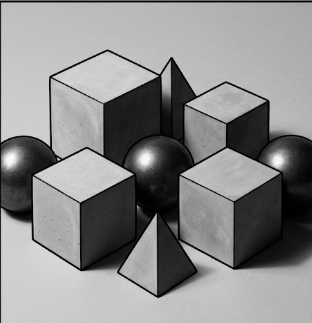
#> input picture boundaries.png, 312 x 323 px
$ python q4.py   (older library calls are emulated)
#> lines starting #> are read from the running program, lines starting #| are printed output that depends on the picture; after the words box and inside, x2 and y2 are one past the last pixel; in counts of white or black regions, pixels touching at a corner belong together
import cv2
import numpy as np
import matplotlib.pyplot as plt
import os


IMG_BOUNDARIES = "boundaries.png"   # e.g. a coin, a building, a simple object
IMG_DETAILS = "finedetails.png"     # e.g. foliage, fabric, hair, fine texture

def custom_convolve2d(image, kernel):
    kh, kw = kernel.shape
    pad_h, pad_w = kh // 2, kw // 2
    padded = np.pad(image.astype(np.float32), ((pad_h, pad_h), (pad_w, pad_w)), mode="edge")
    h, w = image.shape
    output = np.zeros((h, w), dtype=np.float32)
    # kernel is flipped for true convolution (vs. correlation)
    kflip = np.flip(kernel)
    for i in range(h):
        for j in range(w):
            region = padded[i:i + kh, j:j + kw]
            output[i, j] = np.sum(region * kflip)
    return output


def load_or_synthesize(path, seed, size=(256, 256), kind="shapes"):
#> called with path = 'boundaries.png', seed = 1, size = (256, 256), kind = 'shapes'
    img = cv2.imread(path, cv2.IMREAD_GRAYSCALE) if os.path.exists(path) else None
#> img: shape (323, 312); min 0, max 254, mean 138.8
    if img is None:
        print(f"[warn] '{path}' not found -> using synthetic placeholder ({kind}).")
        h, w = size
        rng = np.random.default_rng(seed)
        canvas = np.full((h, w), 40, dtype=np.float32)
        if kind == "shapes":
            cv2.rectangle(canvas, (40, 40), (150, 150), 200, -1)
            cv2.circle(canvas, (190, 190), 45, 255, -1)
        else:  # fine texture
            noise = rng.normal(0, 1, (h, w))
            xx, yy = np.meshgrid(np.arange(w), np.arange(h))
            canvas = 128 + 60 * np.sin(xx / 4.0) * np.cos(yy / 5.0) + noise * 10
        img = np.clip(canvas, 0, 255).astype(np.uint8)
    else:
        img = cv2.resize(img, size, interpolation=cv2.INTER_AREA)
#> img: shape (256, 256)
    return img


def normalize01(x):
    x = x.astype(np.float32)
    x -= x.min()
    if x.max() > 0:
        x /= x.max()
    return x


# ----------------------------------------------------------------------
# ZERO-CROSSING DETECTION FOR LoG (vectorized, no built-in edge-detector call)
# ----------------------------------------------------------------------
def zero_crossing(log_img, slope_threshold=4.0):
    h, w = log_img.shape
    padded = np.pad(log_img, 1, mode="edge")
    center = padded[1:-1, 1:-1]
    edges = np.zeros((h, w), dtype=bool)
    shifts = [(-1, 0), (1, 0), (0, -1), (0, 1), (-1, -1), (-1, 1), (1, -1), (1, 1)]
    for dy, dx in shifts:
        neighbor = padded[1 + dy:1 + dy + h, 1 + dx:1 + dx + w]
        sign_change = (center * neighbor) < 0
        strong_enough = np.abs(center - neighbor) > slope_threshold
        edges |= (sign_change & strong_enough)
    return (edges.astype(np.uint8)) * 255


# ----------------------------------------------------------------------
# SIMPLE QUANTITATIVE PROXIES FOR COMPARISON (task 6)
# ----------------------------------------------------------------------
def edge_stats(edge_map):
    """Return (edge_density_%, num_connected_components, mean_component_length)
    as rough proxies for detail-detection, continuity/fragmentation, and thickness."""
    binary = (edge_map > 0).astype(np.uint8)
    density = 100.0 * binary.sum() / binary.size
    num_labels, labels, stats, _ = cv2.connectedComponentsWithStats(binary, connectivity=8)
    num_components = num_labels - 1  # exclude background
    mean_len = stats[1:, cv2.CC_STAT_AREA].mean() if num_components > 0 else 0.0
    return density, num_components, mean_len


# ----------------------------------------------------------------------
# FULL PIPELINE FOR ONE IMAGE
# ----------------------------------------------------------------------
def process_image(path, label, kind, seed):
    print(f"\n{'='*70}\n{label}: '{path}'\n{'='*70}")
    img = load_or_synthesize(path, seed=seed, kind=kind)

    # ---- Task 1: first-order derivatives (Sobel, custom convolution) ----
    kernel_x = np.array([[-1, 0, 1], [-2, 0, 2], [-1, 0, 1]], dtype=np.float32)
    kernel_y = np.array([[-1, -2, -1], [0, 0, 0], [1, 2, 1]], dtype=np.float32)
    gx = custom_convolve2d(img, kernel_x)
    gy = custom_convolve2d(img, kernel_y)

    # ---- Task 2: gradient magnitude AND direction ----
    magnitude = np.sqrt(gx ** 2 + gy ** 2)
    direction = np.arctan2(gy, gx)  # radians, range [-pi, pi]

    # ---- Task 3: binary edge maps at three thresholds ----
    t_low, t_mid, t_high = 30, 70, 130
    thresh_low = (magnitude > t_low).astype(np.uint8) * 255
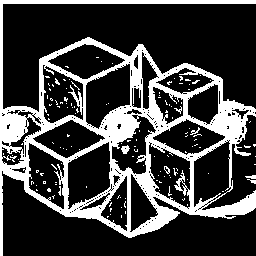
#> thresh_low: shape (256, 256); 24.8% white; 135 white regions (128 under 20 px), largest, box (x1, y1, x2, y2) and area: (0, 0, 256, 256) 15594, (121, 145, 130, 154) 52, (245, 175, 256, 179) 30
    thresh_mid = (magnitude > t_mid).astype(np.uint8) * 255
#> thresh_mid: shape (256, 256); 16.5% white; 24 white regions (22 under 20 px), largest, box (x1, y1, x2, y2) and area: (0, 0, 256, 256) 10746, (141, 89, 143, 103) 20
    thresh_high = (magnitude > t_high).astype(np.uint8) * 255
#> thresh_high: shape (256, 256); 12.3% white; 12 white regions (7 under 20 px), largest, box (x1, y1, x2, y2) and area: (0, 0, 256, 256) 7612, (109, 114, 129, 137) 283, (110, 142, 118, 172) 65, (130, 107, 150, 115) 26, (230, 145, 232, 168) 25
    for name, t, edge in [("low", t_low, thresh_low), ("mid", t_mid, thresh_mid),
                           ("high", t_high, thresh_high)]:
        density, ncomp, _ = edge_stats(edge)
        print(f"  Threshold {name:>4} (T={t:>3}): edge density={density:5.2f}%, "
              f"connected components={ncomp}")
#> this loop made 3 passes
#> (name, t, density, num_labels in edge_stats, num_components in edge_stats, mean_len in edge_stats, ncomp) on passes 1 to 3: ('low', 30, 24.85, 136, 135, 120.6, 135), ('mid', 70, 16.53, 25, 24, 451.5, 24), ('high', 130, 12.26, 13, 12, 669.3, 12)
#|   Threshold  low (T= 30): edge density=24.85%, connected components=135
#|   Threshold  mid (T= 70): edge density=16.53%, connected components=24
#|   Threshold high (T=130): edge density=12.26%, connected components=12
    print("  -> Discussion: a LOW threshold keeps weak gradients, so fine/true edges survive,")
    print("     but noise and texture also get flagged as spurious edges (high density,")
    print("     many fragmented components). A HIGH threshold suppresses noise but also")
    print("     erases genuinely faint boundaries, causing missing/broken edges (low density,")
    print("     fewer components, but real structure lost).")

    # ---- Task 4: second-order derivative (Laplacian, custom convolution) ----
    kernel_laplacian = np.array([[0, 1, 0], [1, -4, 1], [0, 1, 0]], dtype=np.float32)
    second_order = custom_convolve2d(img, kernel_laplacian)
    second_order_edges = (np.abs(second_order) > 30).astype(np.uint8) * 255
#> second_order_edges: shape (256, 256); 10.1% white; 65 white regions (63 under 20 px), largest, box (x1, y1, x2, y2) and area: (0, 0, 256, 256) 6462, (110, 158, 116, 188) 43

    d1, n1, _ = edge_stats(thresh_mid)
#> in edge_stats (call 4), `num_labels, labels, stats, _ = cv2.connectedComponentsWithStats(binary..`: num_labels = 25; stats = 25 rows, first 6: [2, 4, 254, 252, 54700], [0, 0, 256, 256, 10746], [141, 89, 2, 14, 20], [65, 99, 1, 1, 1], [80, 99, 2, 7, 9], [218, 99, 1, 5, 5]
#> d1 = 16.53; n1 = 24
    d2, n2, _ = edge_stats(second_order_edges)
#> in edge_stats (call 5), `num_labels, labels, stats, _ = cv2.connectedComponentsWithStats(binary..`: labels: shape (256, 256) int32; 66 distinct labels, from 0 to 65
#> in edge_stats (call 5), `num_labels, labels, stats, _ = cv2.connectedComponentsWithStats(binary..`: num_labels = 66; stats = 66 rows, first 6: [0, 3, 256, 253, 58916], [0, 0, 256, 256, 6462], [169, 83, 1, 1, 1], [51, 99, 1, 1, 1], [66, 99, 1, 1, 1], [61, 103, 1, 1, 1]
#> d2 = 10.1; n2 = 65
    print(f"  1st-order (Sobel, mid thresh) vs 2nd-order (Laplacian): "
          f"density {d1:.2f}% vs {d2:.2f}%, components {n1} vs {n2}")
#|   1st-order (Sobel, mid thresh) vs 2nd-order (Laplacian): density 16.53% vs 10.10%, components 24 vs 65
    print("  -> Discussion: the 1st-order (Sobel) map gives thicker, more continuous edges")
    print("     and is less sensitive to noise; the 2nd-order (Laplacian) map is sharper/")
    print("     thinner and better localizes fine detail, but reacts strongly to noise,")
    print("     often fragmenting into more, smaller components.")

    # ---- Task 5: LoG (zero-crossing) and Canny ----
    blurred = cv2.GaussianBlur(img, (5, 5), 1.0)
    log_response = cv2.Laplacian(blurred, cv2.CV_64F)
    log_edges = zero_crossing(log_response, slope_threshold=4.0)
#> after the loop in zero_crossing, `for dy, dx in shifts:`:
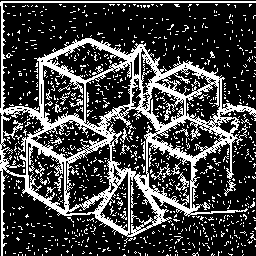
#> edges: shape (256, 256) bool; 26% white in thin lines or dots
#> in zero_crossing, `return (edges.astype(np.uint8)) * 255`: returned value: shape (256, 256); 26% white in thin lines or dots

    canny_edges = cv2.Canny(img, threshold1=50, threshold2=150)
#> canny_edges: shape (256, 256); 6.2% white in thin lines or dots

    # ---- Task 6: compare all methods quantitatively ----
    methods = {
        "1st-order (Sobel, mid T)": thresh_mid,
        "2nd-order (Laplacian)": second_order_edges,
        "LoG (zero-crossing)": log_edges,
        "Canny": canny_edges,
    }
    print(f"\n  {'Method':<28}{'Density(%)':<14}{'Components':<14}{'MeanCompSize':<14}")
    scores = {}
    for name, edge in methods.items():
        density, ncomp, mean_len = edge_stats(edge)
        print(f"  {name:<28}{density:<14.2f}{ncomp:<14}{mean_len:<14.2f}")
        # crude "quality" proxy: prefer high continuity (large mean component size)
        # with a controlled density (not too sparse, not just noise)
        scores[name] = mean_len / (1 + abs(density - 5))
#> this loop made 4 passes
#> (name, density, num_labels in edge_stats, num_components in edge_stats, mean_len, ncomp) on passes 1 to 4: ('1st-order (Sobel, mid T)', 16.53, 25, 24, 451.5, 24), ('2nd-order (Laplacian)', 10.1, 66, 65, 101.8, 65), ('LoG (zero-crossing)', 26.02, 906, 905, 18.84, 905), ('Canny', 6.16, 59, 58, 69.66, 58)
#|   1st-order (Sobel, mid T)    16.53         24            451.50
#|   2nd-order (Laplacian)       10.10         65            101.85
#|   LoG (zero-crossing)         26.02         905           18.84
#|   Canny                       6.16          58            69.66
#> after the loop, scores = {'1st-order (Sobel, mid T)': 36.02, '2nd-order (Laplacian)': 16.69, 'LoG (zero-crossing)': 0.856, 'Canny': 32.18}

    best_method = max(scores, key=scores.get)
#> best_method = '1st-order (Sobel, mid T)'
    best_density, best_ncomp, best_mean_len = edge_stats(methods[best_method])
#> in edge_stats (call 10), `num_labels, labels, stats, _ = cv2.connectedComponentsWithStats(binary..`: num_labels = 25; stats = 25 rows, first 6: [2, 4, 254, 252, 54700], [0, 0, 256, 256, 10746], [141, 89, 2, 14, 20], [65, 99, 1, 1, 1], [80, 99, 2, 7, 9], [218, 99, 1, 5, 5]
#> best_density = 16.53; best_ncomp = 24; best_mean_len = 451.5

    # ---- Task 7: best method per image + justification (dynamic, tied to the
    #      actual numbers above rather than a fixed canned statement) ----
    print(f"\n  -> Best-suited method for this image: {best_method}")
#|   -> Best-suited method for this image: 1st-order (Sobel, mid T)
    print(f"     Justification: of the four maps, '{best_method}' has the best combination of")
#|      Justification: of the four maps, '1st-order (Sobel, mid T)' has the best combination of
    print(f"     continuity and controlled density for this image (density={best_density:.2f}%, "
          f"components={best_ncomp}, mean component size={best_mean_len:.1f} px).")
#|      continuity and controlled density for this image (density=16.53%, components=24, mean component size=451.5 px).
    other = {k: v for k, v in methods.items() if k != best_method}
#> other = 3 items
    noisiest = max(other, key=lambda k: edge_stats(other[k])[1])  # most fragmented alternative
#> in edge_stats (call 11), `num_labels, labels, stats, _ = cv2.connectedComponentsWithStats(binary..`: num_labels = 66; stats = 66 rows, first 6: [0, 3, 256, 253, 58916], [0, 0, 256, 256, 6462], [169, 83, 1, 1, 1], [51, 99, 1, 1, 1], [66, 99, 1, 1, 1], [61, 103, 1, 1, 1]
#> in edge_stats (call 12), `num_labels, labels, stats, _ = cv2.connectedComponentsWithStats(binary..`: num_labels = 906; stats = 906 rows, first 6: [0, 0, 256, 256, 48484], [0, 1, 256, 255, 12534], [5, 5, 2, 2, 3], [22, 5, 4, 2, 4], [27, 5, 2, 2, 2], [31, 5, 2, 2, 2]
#> in edge_stats (call 13), `binary = (edge_map > 0).astype(np.uint8)`: binary: shape (256, 256); values 0 (black) and 1 (white), 6.2% white in thin lines or dots
#> in edge_stats (call 13), `density = 100.0 * binary.sum() / binary.size`: density = 6.16
#> in edge_stats (call 13), `num_labels, labels, stats, _ = cv2.connectedComponentsWithStats(binary..`:
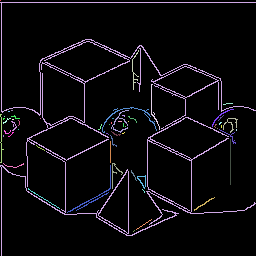
#> labels: shape (256, 256) int32; 59 distinct labels, from 0 to 58; one colour per label, 0 black
#> in edge_stats (call 13), `num_labels, labels, stats, _ = cv2.connectedComponentsWithStats(binary..`: num_labels = 59; stats = 59 rows, first 6: [0, 0, 256, 256, 61496], [0, 0, 1, 1, 1], [0, 2, 256, 254, 2972], [132, 50, 7, 40, 54], [151, 84, 9, 46, 56], [223, 103, 10, 2, 10]
#> in edge_stats (call 13), `num_components = num_labels - 1`: num_components = 58
#> in edge_stats (call 13), `mean_len = stats[1:, cv2.CC_STAT_AREA].mean() if num_components > 0 el..`: mean_len = 69.66
#> noisiest = 'LoG (zero-crossing)'
    noisiest_density, noisiest_ncomp, _ = edge_stats(other[noisiest])
#> in edge_stats (call 14), `num_labels, labels, stats, _ = cv2.connectedComponentsWithStats(binary..`: num_labels = 906; stats = 906 rows, first 6: [0, 0, 256, 256, 48484], [0, 1, 256, 255, 12534], [5, 5, 2, 2, 3], [22, 5, 4, 2, 4], [27, 5, 2, 2, 2], [31, 5, 2, 2, 2]
#> noisiest_density = 26.02; noisiest_ncomp = 905
    print(f"     By comparison, '{noisiest}' fragments into {noisiest_ncomp} components "
          f"(vs {best_ncomp} here), meaning its edges are less continuous / more broken up.")
#|      By comparison, 'LoG (zero-crossing)' fragments into 905 components (vs 24 here), meaning its edges are less continuous / more broken up.
    if kind == "shapes":
        print("     This fits expectations for an image with clean, high-contrast object")
        print("     boundaries: large, well-localized, continuous contours score best, while")
        print("     methods tuned for fine texture over-fragment the few real edges present.")
    else:
        print("     This fits expectations for a fine-texture image: a method that is too")
        print("     aggressive at suppressing weak gradients erases genuine detail, so the")
        print("     winner here is whichever map best preserves texture without dissolving")
        print("     into pure noise.")

    # ---- Visualization ----
    fig, axes = plt.subplots(3, 4, figsize=(18, 13))
    fig.suptitle(f"Q4 Edge Detection - {label}", fontsize=14)

    axes[0, 0].imshow(img, cmap="gray"); axes[0, 0].set_title("Original")
    axes[0, 1].imshow(normalize01(gx), cmap="gray"); axes[0, 1].set_title("Gradient X (Sobel)")
    axes[0, 2].imshow(normalize01(gy), cmap="gray"); axes[0, 2].set_title("Gradient Y (Sobel)")
    axes[0, 3].imshow(normalize01(magnitude), cmap="gray"); axes[0, 3].set_title("Gradient Magnitude")

    im_dir = axes[1, 0].imshow(direction, cmap="hsv")
    axes[1, 0].set_title("Gradient Direction (rad)")
    plt.colorbar(im_dir, ax=axes[1, 0], fraction=0.046)
    axes[1, 1].imshow(thresh_low, cmap="gray"); axes[1, 1].set_title(f"Edge Map T={t_low} (low)")
    axes[1, 2].imshow(thresh_mid, cmap="gray"); axes[1, 2].set_title(f"Edge Map T={t_mid} (mid)")
    axes[1, 3].imshow(thresh_high, cmap="gray"); axes[1, 3].set_title(f"Edge Map T={t_high} (high)")

    axes[2, 0].imshow(normalize01(second_order), cmap="gray"); axes[2, 0].set_title("2nd-order (Laplacian) raw")
    axes[2, 1].imshow(second_order_edges, cmap="gray"); axes[2, 1].set_title("2nd-order edges (thresholded)")
    axes[2, 2].imshow(log_edges, cmap="gray"); axes[2, 2].set_title("LoG (zero-crossing)")
    axes[2, 3].imshow(canny_edges, cmap="gray"); axes[2, 3].set_title("Canny")

    for ax in axes.ravel():
        ax.axis("off")
    plt.tight_layout()
    out_path = os.path.join(os.path.dirname(os.path.abspath(__file__)),
                            f"q4_{label.replace(' ', '_')}.png")
    plt.savefig(out_path, dpi=150, bbox_inches="tight")
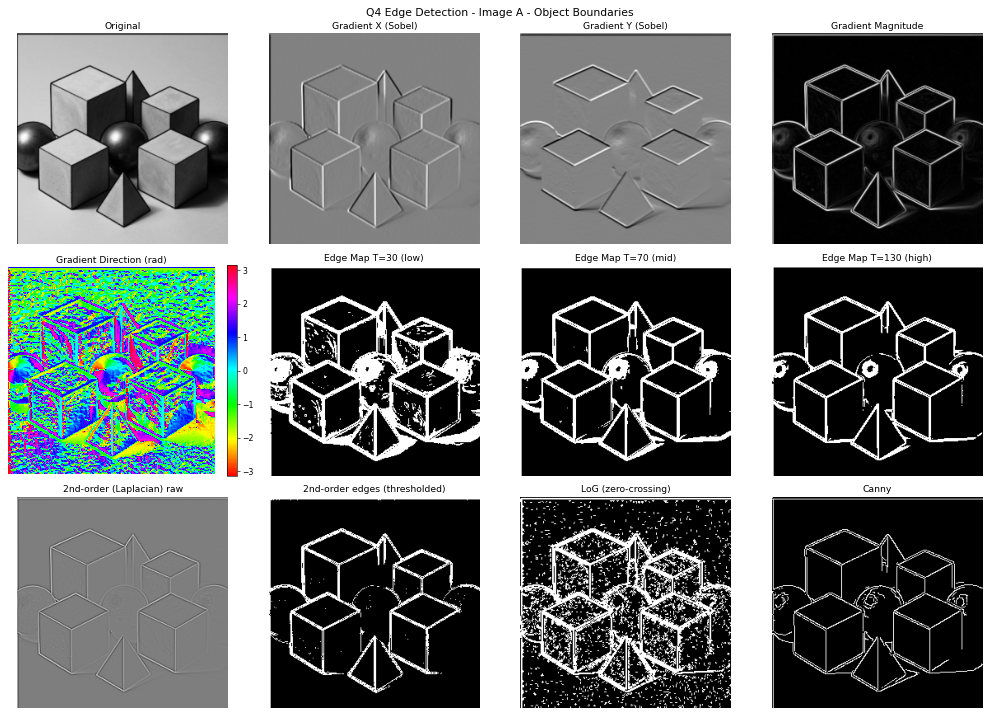
#> figure drawn by matplotlib, 13 panels
    plt.close(fig)
    print(f"\n  Figure saved -> {out_path}")

    return methods, best_method


# ----------------------------------------------------------------------
# MAIN - run on both required images
# ----------------------------------------------------------------------
if __name__ == "__main__":
    _, best1 = process_image(IMG_BOUNDARIES, "Image A - Object Boundaries", kind="shapes", seed=1)
#> best1 = '1st-order (Sobel, mid T)'
    _, best2 = process_image(IMG_DETAILS, "Image B - Fine Details", kind="texture", seed=2)
#> call 2 of process_image, with path = 'finedetails.png', label = 'Image B - Fine Details', kind = 'texture', seed = 2
#> call 2 of load_or_synthesize, with path = 'finedetails.png', seed = 2, size = (256, 256), kind = 'texture'
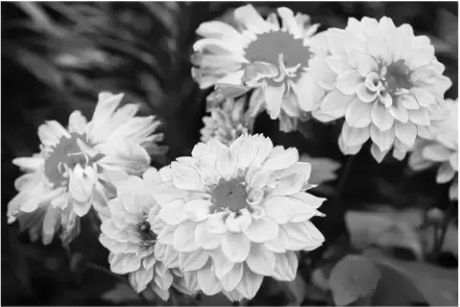
#> input picture finedetails.png, 460 x 307 px
#> after the loop in custom_convolve2d (call 5), `for i in range(h):`:
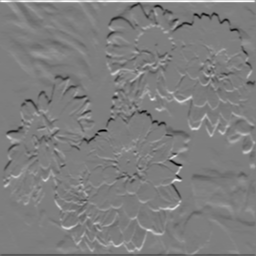
#> output: shape (256, 256) float32; min -814, max 832, mean 4.4; drawn with min black and max white
#> in process_image (call 2), `direction = np.arctan2(gy, gx)`:
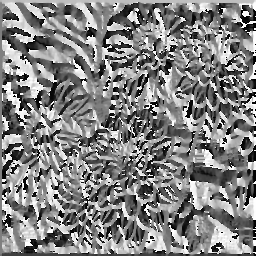
#> direction: shape (256, 256) float32; min -3.14, max 3.14, mean 0.0968; drawn with min black and max white
#> the loop in process_image (call 2), `for name, t, edge in [("low", t_low, thresh_low), ("mid", t_mid, thres..` made 3 passes
#> (name, t, density, num_labels in edge_stats, num_components in edge_stats, mean_len in edge_stats, ncomp) on passes 1 to 3: ('low', 30, 59.47, 83, 82, 475.3, 82), ('mid', 70, 35.69, 130, 129, 181.3, 129), ('high', 130, 20.63, 156, 155, 87.21, 155)
#|   Threshold  low (T= 30): edge density=59.47%, connected components=82
#|   Threshold  mid (T= 70): edge density=35.69%, connected components=129
#|   Threshold high (T=130): edge density=20.63%, connected components=155
#> in edge_stats (call 18), `num_labels, labels, stats, _ = cv2.connectedComponentsWithStats(binary..`: num_labels = 130; stats = 130 rows, first 6: [2, 2, 252, 253, 42146], [0, 0, 256, 256, 20498], [196, 4, 1, 1, 1], [46, 9, 5, 2, 6], [67, 9, 5, 3, 7], [73, 8, 2, 2, 3]
#> in process_image (call 2), `d1, n1, _ = edge_stats(thresh_mid)`: d1 = 35.69; n1 = 129
#> in edge_stats (call 19), `num_labels, labels, stats, _ = cv2.connectedComponentsWithStats(binary..`: num_labels = 493; stats = 493 rows, first 6: [0, 1, 256, 255, 56074], [0, 0, 256, 256, 2321], [145, 4, 28, 28, 180], [13, 10, 1, 1, 1], [131, 12, 1, 1, 1], [171, 12, 70, 25, 310]
#> in process_image (call 2), `d2, n2, _ = edge_stats(second_order_edges)`: d2 = 14.44; n2 = 492
#|   1st-order (Sobel, mid thresh) vs 2nd-order (Laplacian): density 35.69% vs 14.44%, components 129 vs 492
#> the loop in process_image (call 2), `for name, edge in methods.items():` made 4 passes
#> (name, density, num_labels in edge_stats, num_components in edge_stats, mean_len, ncomp) on passes 1 to 4: ('1st-order (Sobel, mid T)', 35.69, 130, 129, 181.3, 129), ('2nd-order (Laplacian)', 14.44, 493, 492, 19.23, 492), ('LoG (zero-crossing)', 45.51, 546, 545, 54.72, 545), ('Canny', 15.02, 191, 190, 51.81, 190)
#|   1st-order (Sobel, mid T)    35.69         129           181.32
#|   2nd-order (Laplacian)       14.44         492           19.23
#|   LoG (zero-crossing)         45.51         545           54.72
#|   Canny                       15.02         190           51.81
#> after the loop in process_image (call 2), `for name, edge in methods.items():`: scores = {'1st-order (Sobel, mid T)': 5.72, '2nd-order (Laplacian)': 1.84, 'LoG (zero-crossing)': 1.32, 'Canny': 4.7}
#> in edge_stats (call 24), `num_labels, labels, stats, _ = cv2.connectedComponentsWithStats(binary..`: num_labels = 130; stats = 130 rows, first 6: [2, 2, 252, 253, 42146], [0, 0, 256, 256, 20498], [196, 4, 1, 1, 1], [46, 9, 5, 2, 6], [67, 9, 5, 3, 7], [73, 8, 2, 2, 3]
#> in process_image (call 2), `best_density, best_ncomp, best_mean_len = edge_stats(methods[best_meth..`: best_density = 35.69; best_ncomp = 129; best_mean_len = 181.3
#|   -> Best-suited method for this image: 1st-order (Sobel, mid T)
#|      Justification: of the four maps, '1st-order (Sobel, mid T)' has the best combination of
#|      continuity and controlled density for this image (density=35.69%, components=129, mean component size=181.3 px).
#> in edge_stats (call 25), `num_labels, labels, stats, _ = cv2.connectedComponentsWithStats(binary..`: num_labels = 493; stats = 493 rows, first 6: [0, 1, 256, 255, 56074], [0, 0, 256, 256, 2321], [145, 4, 28, 28, 180], [13, 10, 1, 1, 1], [131, 12, 1, 1, 1], [171, 12, 70, 25, 310]
#> in edge_stats (call 26), `num_labels, labels, stats, _ = cv2.connectedComponentsWithStats(binary..`: num_labels = 546; stats = 546 rows, first 6: [0, 0, 256, 256, 35713], [0, 0, 256, 256, 25530], [77, 4, 2, 3, 4], [185, 4, 3, 2, 4], [221, 4, 2, 2, 3], [239, 4, 3, 2, 4]
#> in edge_stats (call 27), `num_labels, labels, stats, _ = cv2.connectedComponentsWithStats(binary..`: num_labels = 191; stats = 191 rows, first 6: [0, 0, 256, 256, 55692], [0, 1, 255, 83, 620], [0, 3, 185, 253, 1148], [11, 3, 11, 18, 25], [17, 3, 1, 1, 1], [19, 3, 11, 19, 26]
#> in edge_stats (call 28), `num_labels, labels, stats, _ = cv2.connectedComponentsWithStats(binary..`: num_labels = 546; stats = 546 rows, first 6: [0, 0, 256, 256, 35713], [0, 0, 256, 256, 25530], [77, 4, 2, 3, 4], [185, 4, 3, 2, 4], [221, 4, 2, 2, 3], [239, 4, 3, 2, 4]
#> in process_image (call 2), `noisiest_density, noisiest_ncomp, _ = edge_stats(other[noisiest])`: noisiest_density = 45.51; noisiest_ncomp = 545
#|      By comparison, 'LoG (zero-crossing)' fragments into 545 components (vs 129 here), meaning its edges are less continuous / more broken up.
#> best2 = '1st-order (Sobel, mid T)'

    print(f"\n{'='*70}\nSUMMARY\n{'='*70}")
    print(f"Best method for boundary image : {best1}")
#| Best method for boundary image : 1st-order (Sobel, mid T)
    print(f"Best method for fine-detail image: {best2}")
#| Best method for fine-detail image: 1st-order (Sobel, mid T)
